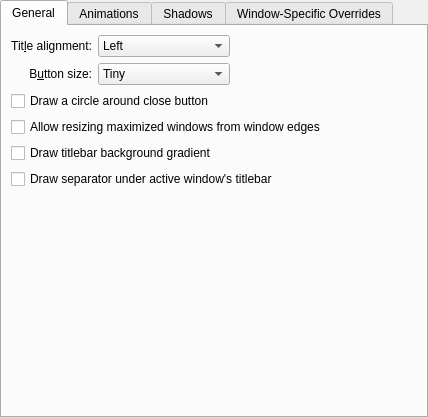
<?xml version="1.0" encoding="UTF-8"?>
<ui version="4.0">
 <class>GlassConfigurationUI</class>
 <widget class="QWidget" name="GlassConfigurationUI">
  <property name="geometry">
   <rect>
    <x>0</x>
    <y>0</y>
    <width>428</width>
    <height>418</height>
   </rect>
  </property>
  <layout class="QVBoxLayout" name="verticalLayout">
   <property name="margin">
    <number>0</number>
   </property>
   <item>
    <widget class="QTabWidget" name="tabWidget">
     <property name="currentIndex">
      <number>0</number>
     </property>
     <widget class="QWidget" name="tab">
      <attribute name="title">
       <string>General</string>
      </attribute>
      <layout class="QGridLayout" name="gridLayout_4">
       <item row="0" column="0">
        <widget class="QLabel" name="label_3">
         <property name="text">
          <string>Tit&amp;le alignment:</string>
         </property>
         <property name="alignment">
          <set>Qt::AlignRight|Qt::AlignTrailing|Qt::AlignVCenter</set>
         </property>
         <property name="buddy">
          <cstring>titleAlignment</cstring>
         </property>
        </widget>
       </item>
       <item row="1" column="0">
        <widget class="QLabel" name="label_4">
         <property name="text">
          <string>B&amp;utton size:</string>
         </property>
         <property name="alignment">
          <set>Qt::AlignRight|Qt::AlignTrailing|Qt::AlignVCenter</set>
         </property>
         <property name="buddy">
          <cstring>buttonSize</cstring>
         </property>
        </widget>
       </item>
       <item row="1" column="1">
        <widget class="QComboBox" name="buttonSize">
         <item>
          <property name="text">
           <string>Tiny</string>
          </property>
         </item>
         <item>
          <property name="text">
           <string comment="@item:inlistbox Button size:">Small</string>
          </property>
         </item>
         <item>
          <property name="text">
           <string comment="@item:inlistbox Button size:">Medium</string>
          </property>
         </item>
         <item>
          <property name="text">
           <string comment="@item:inlistbox Button size:">Large</string>
          </property>
         </item>
         <item>
          <property name="text">
           <string comment="@item:inlistbox Button size:">Very Large</string>
          </property>
         </item>
        </widget>
       </item>
       <item row="0" column="1">
        <widget class="QComboBox" name="titleAlignment">
         <item>
          <property name="text">
           <string>Left</string>
          </property>
         </item>
         <item>
          <property name="text">
           <string>Center</string>
          </property>
         </item>
         <item>
          <property name="text">
           <string>Center (Full Width)</string>
          </property>
         </item>
         <item>
          <property name="text">
           <string>Right</string>
          </property>
         </item>
        </widget>
       </item>
       <item row="0" column="2">
        <spacer name="horizontalSpacer">
         <property name="orientation">
          <enum>Qt::Horizontal</enum>
         </property>
         <property name="sizeHint" stdset="0">
          <size>
           <width>40</width>
           <height>20</height>
          </size>
         </property>
        </spacer>
       </item>
       <item row="7" column="0" colspan="3">
        <spacer name="verticalSpacer">
         <property name="orientation">
          <enum>Qt::Vertical</enum>
         </property>
         <property name="sizeHint" stdset="0">
          <size>
           <width>20</width>
           <height>40</height>
          </size>
         </property>
        </spacer>
       </item>
       <item row="6" column="0" colspan="3">
        <widget class="QCheckBox" name="drawTitleBarSeparator">
         <property name="text">
          <string>Draw separator under active window's titlebar</string>
         </property>
        </widget>
       </item>
       <item row="3" column="0" colspan="3">
        <widget class="QCheckBox" name="drawBorderOnMaximizedWindows">
         <property name="text">
          <string>Allow resizing maximized windows from window edges</string>
         </property>
        </widget>
       </item>
       <item row="2" column="0" colspan="3">
        <widget class="QCheckBox" name="outlineCloseButton">
         <property name="text">
          <string>Draw a circle around close button</string>
         </property>
        </widget>
       </item>
       <item row="4" column="0" colspan="3">
        <widget class="QCheckBox" name="drawBackgroundGradient">
         <property name="text">
          <string>Draw titlebar background gradient</string>
         </property>
        </widget>
       </item>
      </layout>
     </widget>
     <widget class="QWidget" name="tab_2">
      <attribute name="title">
       <string>Animations</string>
      </attribute>
      <layout class="QGridLayout" name="gridLayout_5">
       <item row="1" column="0">
        <widget class="QLabel" name="animationsDurationLabel">
         <property name="enabled">
          <bool>false</bool>
         </property>
         <property name="text">
          <string>Anima&amp;tions duration:</string>
         </property>
         <property name="alignment">
          <set>Qt::AlignRight|Qt::AlignTrailing|Qt::AlignVCenter</set>
         </property>
         <property name="buddy">
          <cstring>animationsDuration</cstring>
         </property>
        </widget>
       </item>
       <item row="1" column="1">
        <widget class="QSpinBox" name="animationsDuration">
         <property name="enabled">
          <bool>false</bool>
         </property>
         <property name="suffix">
          <string> ms</string>
         </property>
         <property name="maximum">
          <number>500</number>
         </property>
        </widget>
       </item>
       <item row="1" column="2">
        <spacer name="horizontalSpacer_4">
         <property name="orientation">
          <enum>Qt::Horizontal</enum>
         </property>
         <property name="sizeHint" stdset="0">
          <size>
           <width>40</width>
           <height>20</height>
          </size>
         </property>
        </spacer>
       </item>
       <item row="0" column="0" colspan="3">
        <widget class="QCheckBox" name="animationsEnabled">
         <property name="text">
          <string>Enable animations</string>
         </property>
        </widget>
       </item>
       <item row="2" column="0" colspan="3">
        <spacer name="verticalSpacer_2">
         <property name="orientation">
          <enum>Qt::Vertical</enum>
         </property>
         <property name="sizeHint" stdset="0">
          <size>
           <width>20</width>
           <height>40</height>
          </size>
         </property>
        </spacer>
       </item>
      </layout>
     </widget>
     <widget class="QWidget" name="tab_4">
      <attribute name="title">
       <string>Shadows</string>
      </attribute>
      <layout class="QGridLayout" name="gridLayout">
       <item row="0" column="0">
        <widget class="QLabel" name="label">
         <property name="text">
          <string>Si&amp;ze:</string>
         </property>
         <property name="alignment">
          <set>Qt::AlignRight|Qt::AlignTrailing|Qt::AlignVCenter</set>
         </property>
         <property name="buddy">
          <cstring>shadowSize</cstring>
         </property>
        </widget>
       </item>
       <item row="0" column="1">
        <widget class="QComboBox" name="shadowSize">
         <item>
          <property name="text">
           <string comment="@item:inlistbox Button size:">None</string>
          </property>
         </item>
         <item>
          <property name="text">
           <string comment="@item:inlistbox Button size:">Small</string>
          </property>
         </item>
         <item>
          <property name="text">
           <string comment="@item:inlistbox Button size:">Medium</string>
          </property>
         </item>
         <item>
          <property name="text">
           <string comment="@item:inlistbox Button size:">Large</string>
          </property>
         </item>
         <item>
          <property name="text">
           <string comment="@item:inlistbox Button size:">Very Large</string>
          </property>
         </item>
        </widget>
       </item>
       <item row="1" column="0">
        <widget class="QLabel" name="label_2">
         <property name="text">
          <string comment="strength of the shadow (from transparent to opaque)">S&amp;trength:</string>
         </property>
         <property name="alignment">
          <set>Qt::AlignRight|Qt::AlignTrailing|Qt::AlignVCenter</set>
         </property>
         <property name="buddy">
          <cstring>shadowStrength</cstring>
         </property>
        </widget>
       </item>
       <item row="1" column="1">
        <widget class="QSpinBox" name="shadowStrength">
         <property name="suffix">
          <string>%</string>
         </property>
         <property name="minimum">
          <number>10</number>
         </property>
         <property name="maximum">
          <number>100</number>
         </property>
        </widget>
       </item>
       <item row="1" column="2">
        <spacer name="horizontalSpacer_5">
         <property name="orientation">
          <enum>Qt::Horizontal</enum>
         </property>
         <property name="sizeHint" stdset="0">
          <size>
           <width>40</width>
           <height>20</height>
          </size>
         </property>
        </spacer>
       </item>
       <item row="2" column="0">
        <widget class="QLabel" name="label_5">
         <property name="text">
          <string>Color:</string>
         </property>
         <property name="alignment">
          <set>Qt::AlignRight|Qt::AlignTrailing|Qt::AlignVCenter</set>
         </property>
        </widget>
       </item>
       <item row="2" column="1">
        <widget class="KColorButton" name="shadowColor"/>
       </item>
       <item row="3" column="0" colspan="3">
        <spacer name="verticalSpacer_3">
         <property name="orientation">
          <enum>Qt::Vertical</enum>
         </property>
         <property name="sizeHint" stdset="0">
          <size>
           <width>20</width>
           <height>40</height>
          </size>
         </property>
        </spacer>
       </item>
      </layout>
     </widget>
     <widget class="QWidget" name="tab_3">
      <attribute name="title">
       <string>Window-Specific Overrides</string>
      </attribute>
      <layout class="QVBoxLayout" name="verticalLayout_3">
       <item>
        <widget class="Glass::ExceptionListWidget" name="exceptions" native="true">
         <property name="sizePolicy">
          <sizepolicy hsizetype="Preferred" vsizetype="Expanding">
           <horstretch>0</horstretch>
           <verstretch>0</verstretch>
          </sizepolicy>
         </property>
        </widget>
       </item>
      </layout>
     </widget>
    </widget>
   </item>
  </layout>
 </widget>
 <customwidgets>
  <customwidget>
   <class>KColorButton</class>
   <extends>QPushButton</extends>
   <header>kcolorbutton.h</header>
  </customwidget>
  <customwidget>
   <class>Glass::ExceptionListWidget</class>
   <extends>QWidget</extends>
   <header>config/glassexceptionlistwidget.h</header>
   <container>1</container>
  </customwidget>
 </customwidgets>
 <tabstops>
  <tabstop>tabWidget</tabstop>
  <tabstop>titleAlignment</tabstop>
  <tabstop>buttonSize</tabstop>
  <tabstop>outlineCloseButton</tabstop>
  <tabstop>drawBorderOnMaximizedWindows</tabstop>
  <tabstop>drawBackgroundGradient</tabstop>
  <tabstop>drawTitleBarSeparator</tabstop>
  <tabstop>animationsEnabled</tabstop>
  <tabstop>animationsDuration</tabstop>
  <tabstop>shadowSize</tabstop>
  <tabstop>shadowStrength</tabstop>
  <tabstop>shadowColor</tabstop>
 </tabstops>
 <resources/>
 <connections>
  <connection>
   <sender>animationsEnabled</sender>
   <signal>toggled(bool)</signal>
   <receiver>animationsDurationLabel</receiver>
   <slot>setEnabled(bool)</slot>
   <hints>
    <hint type="sourcelabel">
     <x>34</x>
     <y>194</y>
    </hint>
    <hint type="destinationlabel">
     <x>84</x>
     <y>221</y>
    </hint>
   </hints>
  </connection>
  <connection>
   <sender>animationsEnabled</sender>
   <signal>toggled(bool)</signal>
   <receiver>animationsDuration</receiver>
   <slot>setEnabled(bool)</slot>
   <hints>
    <hint type="sourcelabel">
     <x>108</x>
     <y>194</y>
    </hint>
    <hint type="destinationlabel">
     <x>141</x>
     <y>229</y>
    </hint>
   </hints>
  </connection>
 </connections>
</ui>
